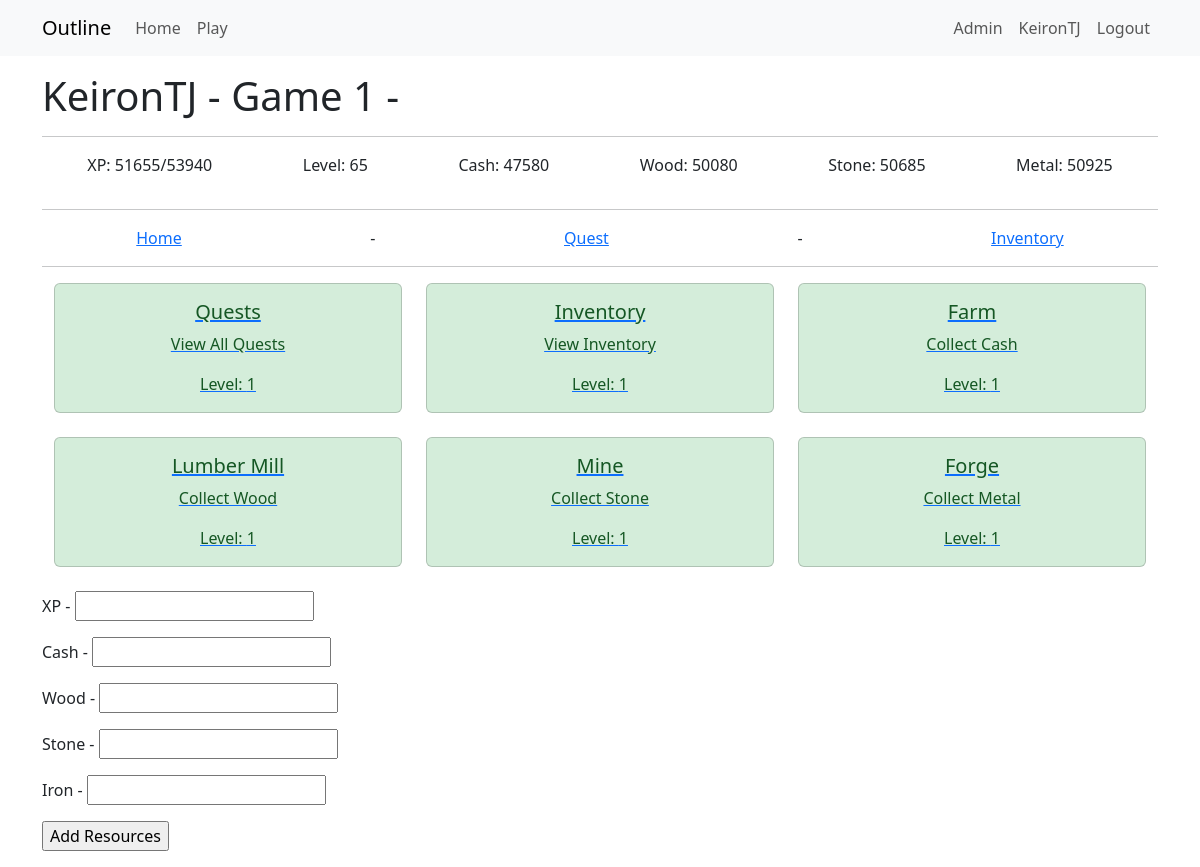
/play/1 (signed in), run on an earlier commit of the app's database.
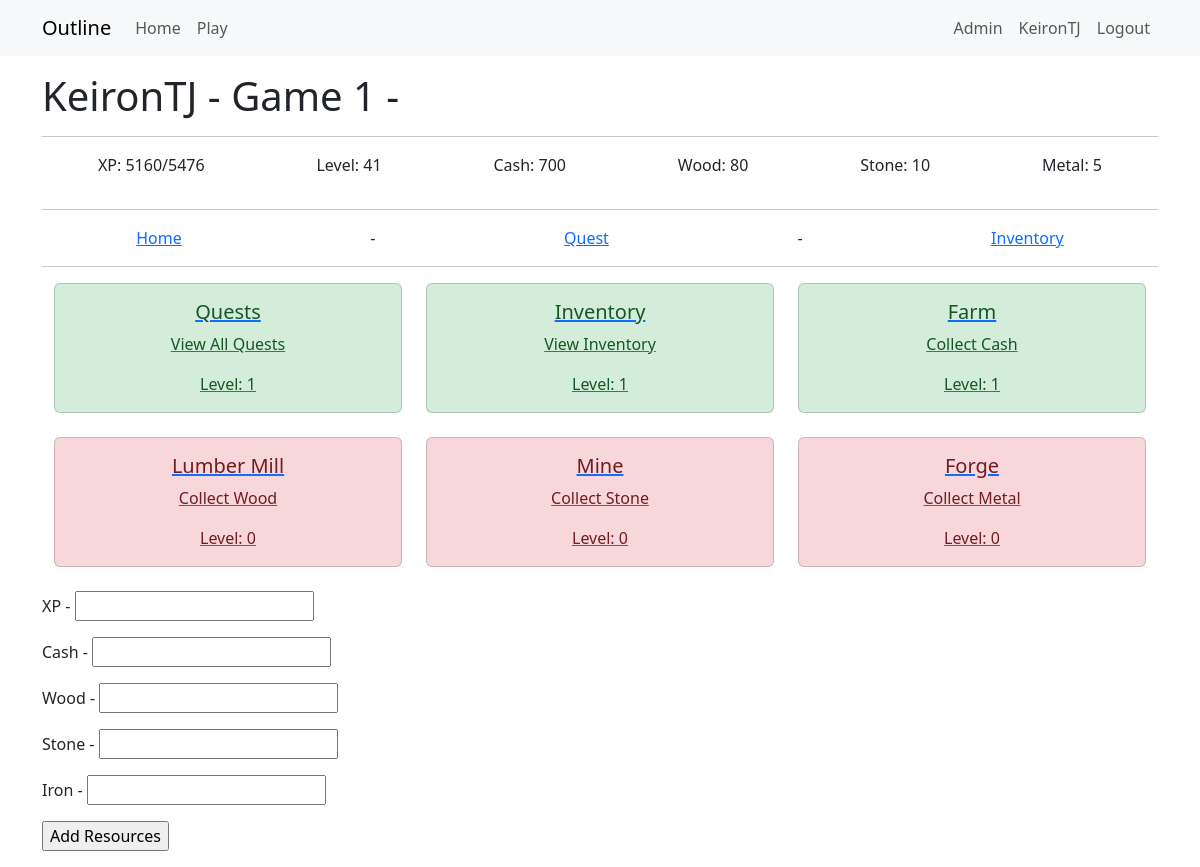
And on a later commit of the database.
### app/models.py (models this page shows, shortened)
class User(UserMixin, db.Model):
    id = db.Column(Integer, primary_key=True)
    username = db.Column(String(64), index=True, unique=True)
    email = db.Column(String(120), index=True, unique=True)
    password_hash = db.Column(String(256))
    active = db.Column(db.Boolean(), default=True)
    activegame = db.Column(db.Integer, nullable=True)
    game = so.relationship("Game", back_populates="user", cascade="all, delete-orphan")
    role=so.relationship("Role", secondary="user_roles")
    def is_admin(self):
        return 'admin' in [role.name for role in self.role]

class Game(db.Model):
    __tablename__ = 'game'
    id = db.Column(db.Integer, primary_key=True)
    user_id = db.Column(db.Integer, db.ForeignKey('user.id'), nullable=False)
    game_name = db.Column(db.String(64))
    game_exists = db.Column(db.Boolean, default=True)
    entry_date = db.Column(db.DateTime, default=datetime.now(timezone.utc))
    xp = db.Column(db.Integer, default=0)
    level = db.Column(db.Integer, default=0)
    cash = db.Column(db.Integer, default=0)
    wood = db.Column(db.Integer, default=0)
    stone = db.Column(db.Integer, default=0)
    metal = db.Column(db.Integer, default=0)
    next_level_xp_required = db.Column(db.Integer, default=110)
    user = db.relationship("User", back_populates="game")
    inventories = db.relationship("InventoryUser", back_populates="game")
    quest_progress = db.relationship("QuestProgress", back_populates="game")
    building_progress = db.relationship("BuildingProgress", back_populates="game")
    resource_logs = db.relationship("ResourceLog", back_populates="game")

class BuildingProgress(db.Model):
    __tablename__ = 'building_progress'
    id = db.Column(db.Integer, primary_key=True)
    building_id = db.Column(db.Integer, db.ForeignKey('buildings.id'))
    game_id = db.Column(db.Integer, db.ForeignKey('game.id'))
    building_level = db.Column(db.Integer, default=0)
    building_active = db.Column(db.Boolean, default=False)
    xp_per_minute = db.Column(db.Integer, default=0)
    cash_per_minute = db.Column(db.Integer, default=0)
    wood_per_minute = db.Column(db.Integer, default=0)
    stone_per_minute = db.Column(db.Integer, default=0)
    metal_per_minute = db.Column(db.Integer, default=0)
    accrual_start_time = db.Column(db.DateTime, nullable=True)
    max_accrual_duration = db.Column(db.Integer, default=240) # in minutes
    accrued_xp = db.Column(db.Integer, default=0)
    accrued_cash = db.Column(db.Integer, default=0)
    accrued_wood = db.Column(db.Integer, default=0)
    accrued_stone = db.Column(db.Integer, default=0)
    accrued_metal = db.Column(db.Integer, default=0)
    building_completed = db.Column(db.Boolean, default=False)
    building_completed_date = db.Column(db.DateTime, nullable=True)
    building = db.relationship("Buildings", back_populates="building_progress")
    game = db.relationship("Game", back_populates="building_progress")

class Buildings(db.Model):
    __tablename__ = 'buildings'
    id = db.Column(db.Integer, primary_key=True)
    building_type_id = db.Column(db.Integer, db.ForeignKey('building_types.id'))
    building_name = db.Column(db.String(64))
    building_description = db.Column(db.String(256))
    building_link = db.Column(db.String(256))
    base_building_cash_required = db.Column(db.Integer, default=0)
    base_building_level_required = db.Column(db.Integer, default=0)
    base_building_xp_required = db.Column(db.Integer, default=0)
    base_building_wood_required = db.Column(db.Integer, default=0)
    base_building_stone_required = db.Column(db.Integer, default=0)
    base_building_metal_required = db.Column(db.Integer, default=0)
    max_building_level = db.Column(db.Integer, default=25)
    base_xp_per_minute = db.Column(db.Integer, default=0)
    base_cash_per_minute = db.Column(db.Integer, default=0)
    base_wood_per_minute = db.Column(db.Integer, default=0)
    base_stone_per_minute = db.Column(db.Integer, default=0)
    base_metal_per_minute = db.Column(db.Integer, default=0)
    building_type = db.relationship("BuildingType", back_populates="building")
    building_progress = db.relationship("BuildingProgress", back_populates="building")

### app/game/routes.py (the view, shortened to what this page needs)
@bp.route('/play/<game_id>', methods=['GET', 'POST'])
@login_required
def play(game_id):
    if not current_user.is_admin() and current_user.activegame != int(game_id):
        return redirect(url_for('admin.not_admin'))
    game = g.game  # Optimized query
    if not game:
        flash('Game not found.', 'error')
        return redirect(url_for('main.index'))
    resourceform = AddResourcesForm()
    service = GameService(game_id=game_id)
    return render_template("game/play.html", game=game, resourceform=resourceform)

### app/game/forms.py
class AddResourcesForm(FlaskForm):
    xp = IntegerField('XP')
    cash = IntegerField('Cash')
    wood = IntegerField('Wood')
    stone = IntegerField('Stone')
    metal = IntegerField('Iron')
    add_button = SubmitField('Add Resources')

### app/game/__init__.py (called while the page is built)
@bp.before_app_request
def before_request():
    load_game()

### app/game/context_processor.py (called while the page is built)
def load_game():
    if current_user.is_authenticated:
        game_id = current_user.activegame
        if game_id:
            g.game = Game.query.get(game_id)
        else:
            g.game = None
    else:
        g.game = None

### app/game/game_logic.py (called while the page is built)
    def _get_game(self) -> Game:
        game = Game.query.get(self.game_id)
        if game is None:
            raise ValueError(f"Game with ID {self.game_id} not found.")
        return game

### app/models.py (called while the page is built)
@login.user_loader
def load_user(id):
    return db.session.get(User, int(id))

### app/templates/game/play.html (shortened to what this page needs)
{% extends "game/game_base.html" %}
{% block content2 %}
<div class="container mt-3">
    <div class="row">
        {% for building in game.building_progress %}
        <div class="col-md-4 mb-4">
            {% if building.building.building_type.id == 2 %}
                <a href="{{  url_for(building.building.building_link, game_id=game.id) }}" class="card-link">
            {% else %}
                <a href="{{  url_for(building.building.building_link, building_progress_id=building.id) }}" class="card-link">
            {% endif %}
                {% if building.building_active %}
                    <div class="card building-active">
                {% else %}
                    <div class="card building-inactive">
                {% endif %}
                    <div class="card-body text-center">
                        <h5 class="card-title">{{ building.building.building_name }}</h5>
                        <p class="card-text">{{ building.building.building_description }}</p>
                        <p class="card-text">Level: {{ building.building_level }}</p>
                    </div>
                </div>
            </a>
        </div>
        {% if loop.index % 3 == 0 %}
    </div><div class="row">
        {% endif %}
        {% endfor %}
    </div>
</div>
<div>
    <form action="" method="post">
        <p>{{ resourceform.xp.label }} - {{ resourceform.xp }}</p>
        <p>{{ resourceform.cash.label }} - {{ resourceform.cash }}</p>
        <p>{{ resourceform.wood.label }} - {{ resourceform.wood }}</p>
        <p>{{ resourceform.stone.label }} - {{ resourceform.stone }}</p>
        <p>{{ resourceform.metal.label }} - {{ resourceform.metal }}</p>
        <p>{{ resourceform.add_button() }}</p>
    </form>
</div>
{% endblock content2 %}

### app/templates/game/game_base.html (shortened to what this page needs)
{% extends "base.html" %}
{% block content %}
<h1>  {{ game.user.username }} - {{ game.game_name }} - {{ title }}  </h1>
<hr>
<div style="display: flex; justify-content: space-around;">
    <p>XP: {{ game.xp }}/{{game.next_level_xp_required}}</p>
    <p>Level: {{ game.level}}</p>
    <p>Cash: {{ game.cash }}</p>
    <p>Wood: {{ game.wood }}</p>
    <p>Stone: {{ game.stone }}</p>
    <p>Metal: {{ game.metal }}</p>
</div>
<hr>
<div style="display: flex; justify-content: space-around;">
    <a href="{{ url_for('game.play', game_id=game.id) }}">Home</a> -
    {% for building in game.building_progress %}
       {% if building.building.id == 1 %}
            <a href="{{ url_for('game.building_quests', building_progress_id=building.id) }}">Quest</a> -
       {% endif %}
    {% endfor %}
    <a href="{{ url_for('game.building_inventory', game_id=game.id) }}"> Inventory </a>
</div>
<hr>
{% block content2 %}  {% endblock content2 %}
{% endblock content %}

### app/templates/base.html (shortened to what this page needs)
<!doctype html>
<html lang="en">
<head>
    <link href="https://cdn.jsdelivr.net/npm/bootstrap@5.3.2/dist/css/bootstrap.min.css"
          rel="stylesheet"
>
    <link rel="stylesheet" href="{{ url_for('static', filename='style.css') }}">
</head>
<body>
    <nav class="navbar navbar-expand-lg bg-body-tertiary">
        <div class="container">
            <a class="navbar-brand" href="{{ url_for('main.index') }}">Outline</a>
            <div class="collapse navbar-collapse" id="navbarSupportedContent">
                <ul class="navbar-nav me-auto mb-2 mb-lg-0">
                    <li class="nav-item">
                        <a class="nav-link" aria-current="page" href="{{ url_for('main.index') }}">Home</a>
                    </li>
                    {% if not current_user.is_authenticated or current_user.activegame == None    %}
                    <li class="nav-item">
                        <a class="nav-link" aria-current="page" href="{{ url_for('game.startmenu') }}">Start Menu</a>
                    </li>
                    {% else %}
                    <li class="nav-item">
                        <a class="nav-link" aria-current="page" href="{{ url_for('game.play', game_id=current_user.activegame) }}">Play</a>
                    </li>
                    {% endif %}
                </ul>
                <ul class="navbar-nav mb-2 mb-lg-0">
                    {% if current_user.is_anonymous %}
                    <li class="nav-item">
                        <a class="nav-link" aria-current="page" href="{{ url_for('auth.login') }}">Login</a>
                    </li>
                    {% else %}
                    {% if current_user.is_admin() %}
                    <li class="nav-item">
                        <a class="nav-link" aria-current="page" href="{{ url_for('admin.admin_home') }}">Admin</a>
                    </li>
                    {% endif %}
                    <li class="nav-item">
                        <a class="nav-link" aria-current="page" href="{{ url_for('main.view_profile', user_id=current_user.id) }}">{{ current_user.username }}</a>
                    </li>
                    <li class="nav-item">
                        <a class="nav-link" aria-current="page" href="{{ url_for('auth.logout') }}">Logout</a>
                    </li>
                    {% endif %}
                </ul>
            </div>
        </div>
    </nav>
    <div class="container mt-3">
        {% block content %}{% endblock %}
    </div>
</body>
</html>

### app/static/style.css (style rules this page uses)
.building-inactive { background-color: #f8d7da; color: #721c24; }
.building-active { background-color: #d4edda; color: #155724; }

What changed in the data, as far as the page shows it:
changed Game "Game 1": xp "51655" → "5160"; next_level_xp_required "53940" → "5476"; level "65" → "41"; cash "47580" → "700"; wood "50080" → "80"; stone "50685" → "10"; metal "50925" → "5"
changed BuildingProgress "Lumber Mill": building_active True → False (drawn); building_level "1" → "0"
changed BuildingProgress "Mine": building_active True → False (drawn); building_level "1" → "0"
changed BuildingProgress "Forge": building_active True → False (drawn); building_level "1" → "0"
